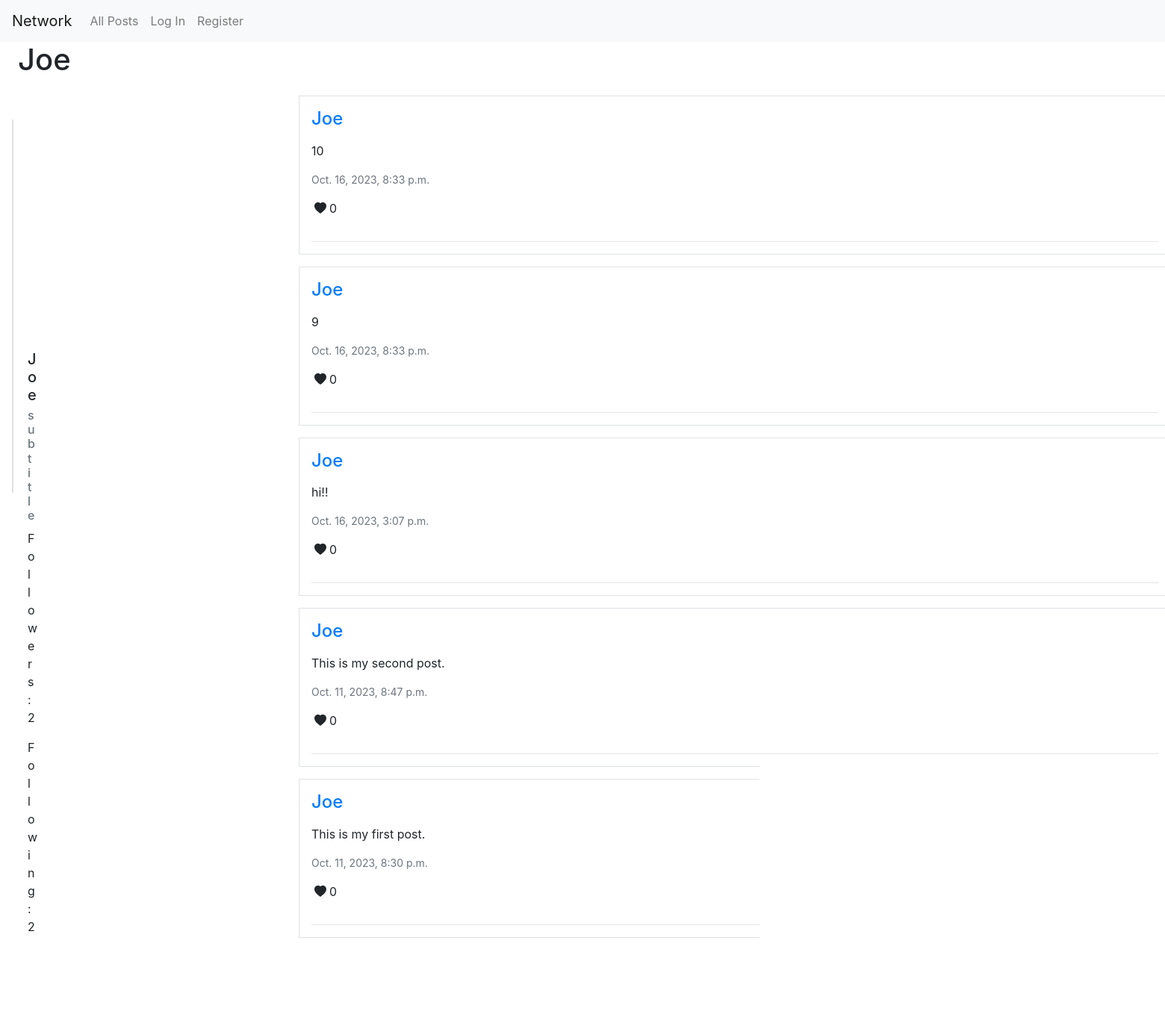
The app's page /profile/1 with its own data.
### network/models.py (models this page shows, shortened)
class User(AbstractUser):
    pass

class Post(models.Model):
    user = models.ForeignKey(User, on_delete=models.CASCADE, related_name="post_user")
    content = models.CharField(max_length=600)
    created_at = models.DateTimeField(auto_now_add=True)
    edited_at = models.DateTimeField(auto_now=True)
    likes = models.IntegerField(default = '0')

### network/views.py (the view, shortened to what this page needs)
# urls.py: path("profile/<int:user_id>", views.profile, name="profile"),
def profile(request, user_id):
    user = User.objects.get(pk=user_id)
    posts = Post.objects.filter(user=user).order_by("id").reverse()
    p = Paginator(posts, 10)
    number_of_pages = p.page_range
    current_page = request.GET.get('page')
    page_posts = p.get_page(current_page)
    current_user = request.user
    likes = Like.objects.all()
    liked_posts = []
    for like in likes:
        if like.user.id == current_user.id:
            liked_posts.append(like.post.id)
    following = Follow.objects.filter(following = user)
    followers = Follow.objects.filter(followed = user)
    try:
        visitor = User.objects.get(pk=request.user.id)
    except:
        return render(request, "network/profile.html", {
        "posts" : page_posts,
        "number_of_pages" : number_of_pages,
        "current_page" : current_page,
        "user_name" : user.username,
        "following" : following,
        "followers" : followers,
        "visited_user" : user,
        "liked_posts" : liked_posts,
    })

### network/templates/network/profile.html (shortened to what this page needs)
{% extends "network/layout.html" %}
{% load static %}
{% block body %}
    <h1 class="mx-4">{{ user_name }}</h1>
    <div class="d-flex">
        <div class="card mx-3 mt-5 " style="width: 18rem; height:500px">
            <div class="card-body d-flex flex-column">
                <h5 class="card-title">{{ user_name }}</h5>
                <h6 class="card-subtitle mb-2 text-muted">subtitle</h6>
                <div class="row d-flex">
                    <p class="card-text col-6">Followers: {{ followers.count }} </p>
                    <p class="card-text col-6">Following: {{ following.count }} </p>
                </div>
            </div>
        </div>
        <div class="d-flex flex-column align-items-center" style="margin-left: 350px;">
            <section class="all-posts" style="width: 1200px;">
                {% for post in posts %}
                <div class="border mx-3 px-3 mt-3" id="post_{{ post.id }}">
                    <div class="d-flex justify-content-between">
                        <div>
                            <h4 class="my-3"><a style="text-decoration: none;" href="{% url 'profile' user_id=post.user.id %}">{{ post.user }}</a></h4>
                        </div>
                    </div>
                    <p id="content_{{ post.id }}">{{ post.content }}</p>
                    <p class="text-muted" style="font-size: 14px;"> {{ post.created_at }} </p>
                    <div class="d-flex">
                        <svg class="my-1 mx-1" xmlns="http://www.w3.org/2000/svg" width="16" height="16" fill="currentColor" class="bi bi-heart-fill" viewBox="0 0 16 16">
                            <path fill-rule="evenodd" d="M8 1.314C12.438-3.248 23.534 4.735 8 15-7.534 4.736 3.562-3.248 8 1.314z"/>
                          </svg> <p id="post_likes_{{ post.id }}">{{ post.likes }}</p>
                    </div>
                    <hr>
                </div>
            {% endfor %}
            </section>
            <div class="mt-5">
                <nav aria-label="Page navigation example">
                    <ul class="pagination">
                        {% for page in number_of_pages %}
                        <li class="page-item" ><a class="page-link" id="page-number" href="?page={{ page }}">{{ page }}</a></li>
                        {% endfor %}
                    </ul>
                    </nav>
            </div>
        </div>
    </div>
{% endblock %}

### network/static/network/styles.css (style rules this page uses)
a { text-decoration: none; }

### records on screen
User: username "Joe"
Post: user "Joe", content "10", created_at "Oct. 16, 2023, 8:33 p.m.", likes "0"
Post: user "Joe", content "9", created_at "Oct. 16, 2023, 8:33 p.m.", likes "0"
Post: user "Joe", content "hi!!", created_at "Oct. 16, 2023, 3:07 p.m.", likes "0"
Post: user "Joe", content "This is my second post.", created_at "Oct. 11, 2023, 8:47 p.m.", likes "0"
Post: user "Joe", content "This is my first post.", created_at "Oct. 11, 2023, 8:30 p.m.", likes "0"

### other values on screen
{{ followers.count }} "2"
{{ following.count }} "2"
